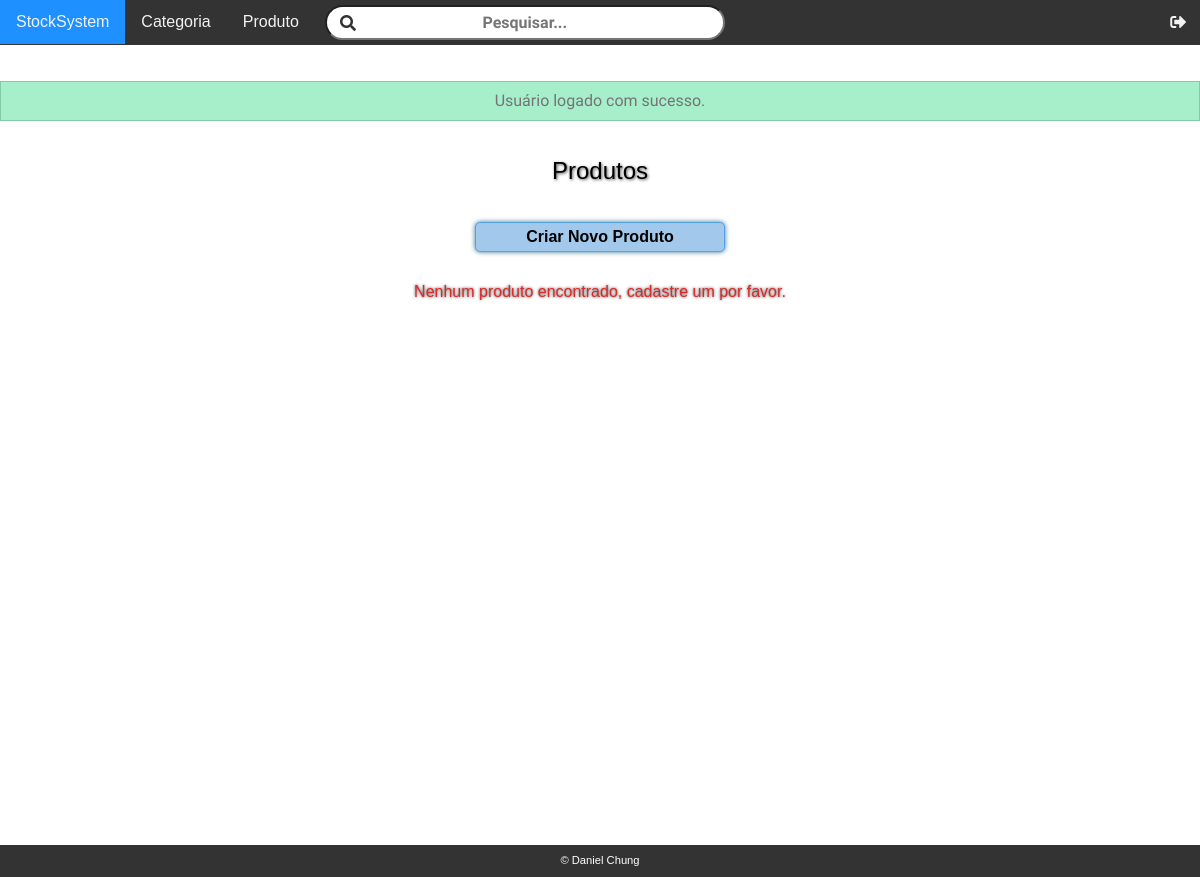
The page /src/View/product.php (signed in) on the database as committed earlier.
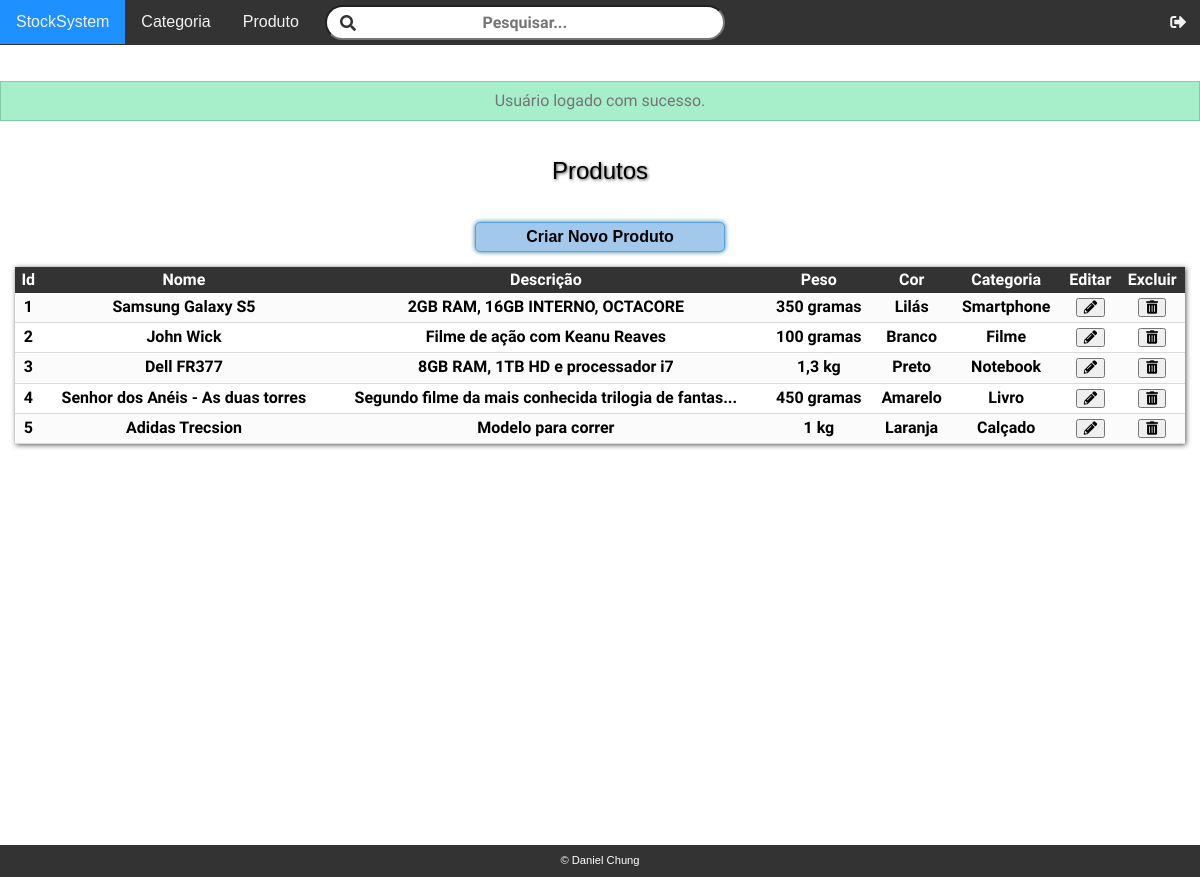
The same page on the database as committed later.
### tables this page shows
CREATE TABLE `products` (
  `id` int(11) NOT NULL AUTO_INCREMENT,
  `name` varchar(50) NOT NULL,
  `description` varchar(250) NOT NULL,
  `weight` varchar(100) NOT NULL,
  `color` varchar(25) NOT NULL,
  `category_id` int(11) NOT NULL,
  PRIMARY KEY (`id`),
  KEY `category_id` (`category_id`),
  CONSTRAINT `products_ibfk_1` FOREIGN KEY (`category_id`) REFERENCES `categorys` (`id`)
);

CREATE TABLE `categorys` (
  `id` int(11) NOT NULL AUTO_INCREMENT,
  `name` varchar(50) NOT NULL,
  PRIMARY KEY (`id`),
  UNIQUE KEY `name` (`name`)
);

### src/Dao/ProductDao.php (called while the page is built, shortened)
<?php
require_once '../Model/Product.php';
class ProductDao
{
	public static function list()
	{
		$query = "SELECT p.id, p.name, p.description, p.weight, p.color, p.category_id, c.name
			AS category_name FROM products AS p JOIN categorys AS c ON p.category_id = c.id";
		$conn = Connection::getConn();
		$result = $conn->query($query);
		$list = array();
		foreach ($result->fetchAll() as $product_array) {
			$product = new Product(
				$product_array['name'],
				$product_array['description'],
				$product_array['weight'],
				$product_array['color'],
				$product_array['category_id'],
				$product_array['id']
			);
			$product->setCategoryName($product_array['category_name']);
			array_push($list, $product);
		}
		return $list;
	}
}

### src/Model/Product.php (called while the page is built, shortened)
<?php
class Product
{
	private $id;
	private $name;
	private $description;
	private $weight;
	private $color;
	private $category_name;
	public function __construct($name, $description, $weight, $color, $category_id, $id = null)
	{
		$this->name = $name;
		$this->description = $description;
		$this->weight = $weight;
		$this->color = $color;
		$this->id = $id;
	}
	public function getId()
	{
		return $this->id;
	}
	public function getName()
	{
		return $this->name;
	}
	public function getDesc()
	{
		return $this->description;
	}
	public function getWeight()
	{
		return $this->weight;
	}
	public function getColor()
	{
		return $this->color;
	}
	public function getCategoryName()
	{
		return $this->category_name;
	}
	public function setCategoryName($newCategoryName)
	{
		$this->category_name = $newCategoryName;
	}
}

### src/Helpers/convert.php (called while the page is built, shortened)
<?php
function customString($target, $length)
{
	if (strlen($target) > $length) {
		$current = substr($target, 0, $length);
		$current .= "...";
		return $current;
	} else {
		return $target;
	}
}

### src/View/Product/main-table.php (the view, shortened to what this page needs)
<section class="row">
	<div class="col-12">
		<table class="table-items table-product">
			<thead>
				<tr>
					<th class="order">Id</th>
					<th class="order">Nome</th>
					<th>Descrição</th>
					<th class="order">Peso</th>
					<th class="order">Cor</th>
					<th class="order">Categoria</th>
					<th>Editar</th>
					<th>Excluir</th>
				</tr>
			</thead>
			<tbody id="table-product">
				<?php foreach ($products as $product) : ?>
					<tr class="info-row">
						<td class="info-id"><?php echo $product->getId() ?></td>
						<td class="info-name"><?php echo $product->getName() ?></td>
						<td class="info-desc"><?php echo customString($product->getDesc(), 50) ?></td>
						<td class="info-weight"><?php echo $product->getWeight() ?></td>
						<td class="info-color"><?php echo $product->getColor() ?></td>
						<td class="info-category-name"><?php echo customString($product->getCategoryName(), 25) ?></td>
						<td><button id="edit" class="fas fa-pencil-alt"></button></td>
						<td><button id="delete" class="fas fa-trash-alt"></button></td>
					</tr>
				<?php endforeach ?>
			</tbody>
		</table>
	</div>
</section>

### src/View/Product/main-empty.php
<section class="row empty">
	<div class="col-12 msg-empty">
		<h3 class="msg-empty-title">Nenhum produto encontrado, cadastre um por favor.</h3>
	</div>
</section>

Rows that differ between the two databases and show on the page:
added products: id "1", name "Samsung Galaxy S5", description "2GB RAM, 16GB INTERNO, OCTACORE", weight "350 gramas", color "Lilás", category.name "Smartphone"
added products: id "2", name "John Wick", description "Filme de ação com Keanu Reaves", weight "100 gramas", color "Branco", category.name "Filme"
added products: id "3", name "Dell FR377", description "8GB RAM, 1TB HD e processador i7", weight "1,3 kg", color "Preto", category.name "Notebook"
added products: id "4", name "Senhor dos Anéis - As duas torres", description "Segundo filme da mais conhecida trilogia de fantas...", weight "450 gramas", color "Amarelo", category.name "Livro"
added products: id "5", name "Adidas Trecsion", description "Modelo para correr", weight "1 kg", color "Laranja", category.name "Calçado"
Other text that changed with them:
text no longer shown: "Nenhum produto encontrado, cadastre um por favor."
text now shown: "Id Nome Descrição Peso Cor Categoria Editar Excluir"
